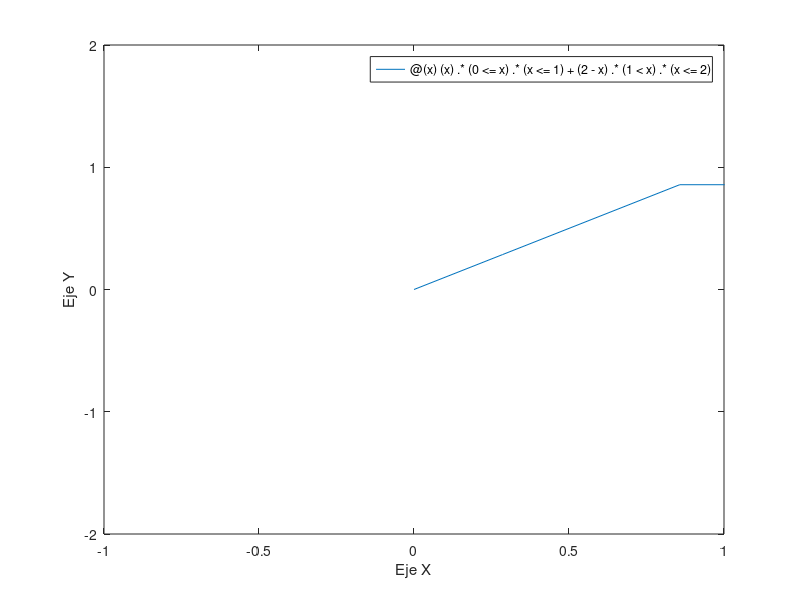

Recreate this plot in MATLAB.
%Octave Script
%School:       Tecnologico de Estudios Superiores de Jilotepec.
%Title:        Función Real de variable Real.
%Descripcion:  Script para comprobar la graficacion de los ejercicio propuestos
%              por el profe.
%Author:       Jorge Miranda Zuñiga
%Date:         28/10/2021
%Ejercicio:    10
%Usage:        >>pwd
%              >>cd Desktop
%              >>cd Octave
%              >>Ejercicio_10
%Notes:        Se necesita el programa Octave, usar su linea de comando
%              https://octaveintro.readthedocs.io/en/latest/index.html

%Limpiar variables
clear
%Funcion a trozos
%si f:D-->l | f(x)=( √=0 si 0<=x<=1)(2-x si 1<x<=2)
%Vector de puntos
x= 0:0.1:1;
f=@(x) (x).*(0<=x).*(x<=1)+(2-x).*(1<x).*(x<=2);
f(-1)
f(5)
f(6)
%estudia la continuidad de f
f(3)
f(5)
fplot(@(x)(x).*(0<=x).*(x<=1)+(2-x).*(1<x).*(x<=2),[0,2])

axis([-1 1 -2 2])
%Ejes
ylabel('Eje Y');
xlabel('Eje X');

